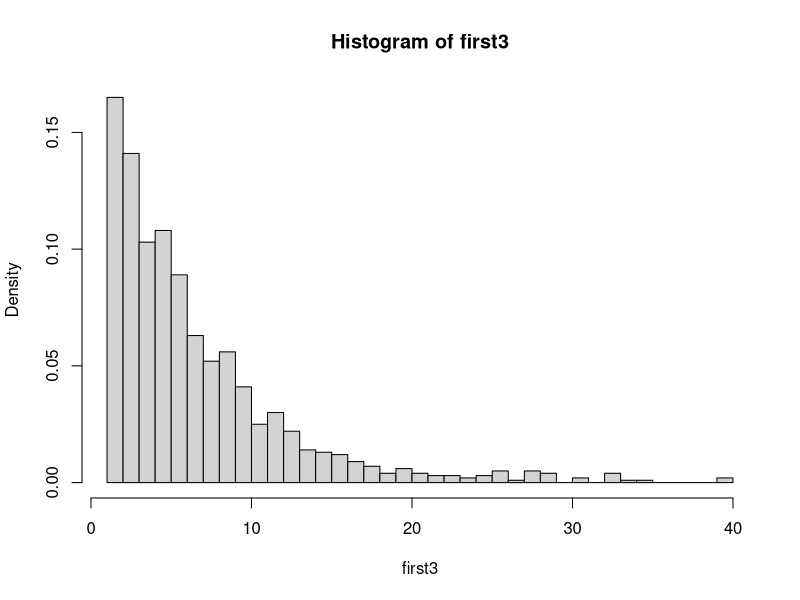
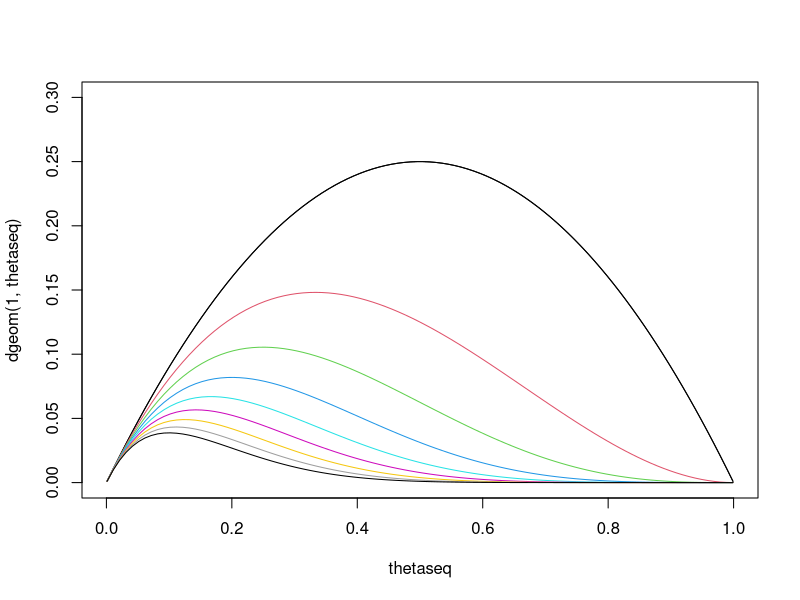

Source code (R) for these figures, in order:
m <- 1000 #no. experiments
first3 <- rep(NA,m) #for 1st 3 in each exp.
for(j in 1:m){ #repeat for m exp's.
count <- 0 #counter
trial <- 0 #no. on a die
while(trial != 3){ #repeat until 3
count <- count + 1
trial <- sample(c(1:6),1) #roll a die
}
first3[j] <- count
}

hist(first3,breaks=c(1:max(first3)),right=F,pr=T)

which(rmultinom(1,1,rep(1/6,6)) ==1)


#-------find the optimal estimate using optimize-------
likeGeom <- function(theta)
-dgeom(4,theta)

optimize(likeGeom,lower=0,upper=1)

#-----how theta changes according to the y values----
thetaseq <- seq(0.001,0.999,length=100)
plot(thetaseq,dgeom(1,thetaseq),type='l',ylim=c(0,0.3))
y <- 2:10
for (i in 1:9)
lines(thetaseq,dgeom((y[i]-1),thetaseq),col=i)

#-----R sentences for dgeom----
likeGeom <- function(y)
{
 q <-1/mean(y)
 x <- sum(dgeom(y,q,log=T))
 list(theta=q,loglik=x)
}



